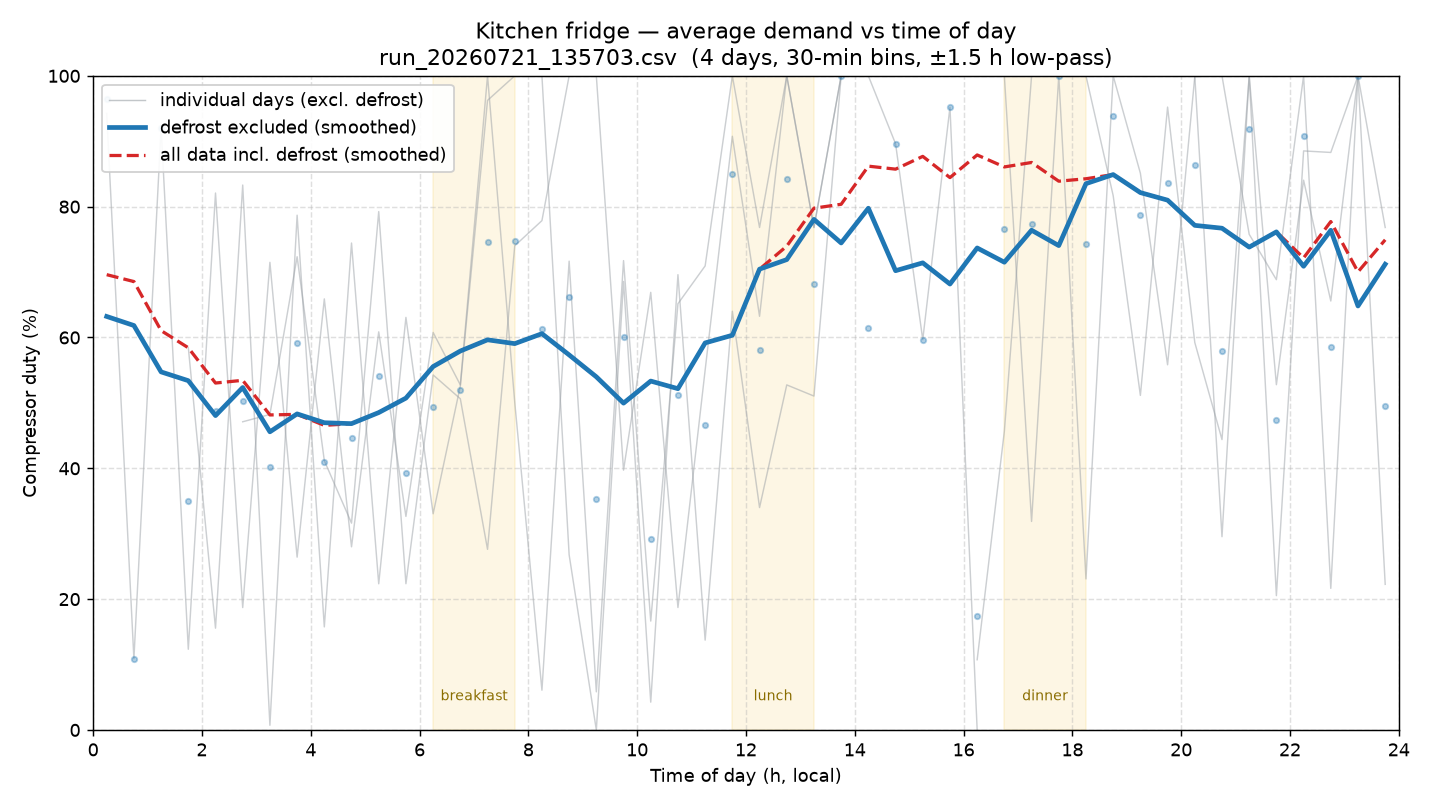

Recreate this plot in Python.
#!/usr/bin/env python3
"""
demand_profile.py -- average compressor demand (duty) vs TIME OF DAY.

Bins a dual_logger capture by time-of-day and plots the diurnal demand curve:
  - raw (all data) vs DEFROST-EXCLUDED (defrost + ~2 h recovery removed, since
    defrost is run-hours-based and lands at different clock times each day).
  - a low-pass (circular moving-average) smooth over both.
  - each calendar day drawn faintly, so a one-off event (e.g. a grocery restock,
    any time breakfast..dinner) shows as an outlier day, not hidden in the mean.

Usage: python3 demand_profile.py ../data/run_20260721_135703.csv
"""
import csv, sys
import numpy as np
import matplotlib
matplotlib.use("Agg")
import matplotlib.pyplot as plt

path = sys.argv[1] if len(sys.argv) > 1 else "../data/run_20260721_135703.csv"

ACTIVE      = 0.30      # compressor "on" threshold (A)
DEFROST     = 1.60      # defrost-heater band (A); above compressor max (~1.5 A recovery)
DEFROST_MIN = 300.0     # min seconds of >=DEFROST to count as a defrost event
RECOVERY_S  = 2*3600.0  # exclude this long AFTER defrost end (the recovery run)
BINW        = 0.5       # bin width (h) -- 30 min, finer than the 1 h ceiling
SMOOTH_BINS = 3         # +/- bins for the low-pass (3 -> +/-1.5 h window)

# ---- load (positional csv, slice iso for LOCAL time-of-day) ----
t, a, tod, day = [], [], [], []
with open(path) as f:
    r = csv.reader(f); next(r)
    for row in r:
        c = row[2]
        if not c:
            continue
        try:
            tt, aa = float(row[0]), float(c)
        except ValueError:
            continue
        iso = row[1]                       # 2026-07-21T13:59:18.253 (local)
        t.append(tt); a.append(aa)
        tod.append(int(iso[11:13]) + int(iso[14:16])/60.0 + int(iso[17:19])/3600.0)
        day.append(iso[5:10])
t = np.array(t); a = np.array(a); tod = np.array(tod); day = np.array(day)
active = a >= ACTIVE

# ---- mark defrost + recovery windows ----
excl = np.zeros(len(t), bool)
hi = a >= DEFROST
i, n, events = 0, len(a), []
while i < n:
    if hi[i]:
        j = i
        while j < n and hi[j]:
            j += 1
        if t[j-1] - t[i] >= DEFROST_MIN:
            events.append((t[i], t[j-1]))
        i = j
    else:
        i += 1
for s, e in events:
    excl |= (t >= s) & (t <= e + RECOVERY_S)

# ---- duty by 30-min bin over a chosen sample set ----
nb = int(round(24/BINW))
centers = (np.arange(nb) + 0.5) * BINW
idx = np.minimum((tod / BINW).astype(int), nb-1)

def duty(mask):
    out = np.full(nb, np.nan)
    for b in range(nb):
        sel = (idx == b) & mask
        tot = sel.sum()
        if tot > 0:
            out[b] = 100.0 * (active & sel).sum() / tot
    return out

def smooth(y, k):
    yy = np.where(np.isnan(y), np.nanmean(y), y)      # fill gaps for the filter
    ext = np.concatenate([yy[-k:], yy, yy[:k]])       # circular (wrap midnight)
    ker = np.ones(2*k+1)/(2*k+1)
    return np.convolve(ext, ker, "same")[k:-k]

raw = duty(np.ones(len(t), bool))
nod = duty(~excl)
raw_s, nod_s = smooth(raw, SMOOTH_BINS), smooth(nod, SMOOTH_BINS)

# ---- plot ----
fig, ax = plt.subplots(figsize=(11, 6.2))
for m in (7.0, 12.5, 17.5):                            # meal markers
    ax.axvspan(m-0.75, m+0.75, color="#f2c94c", alpha=0.15, zorder=0)

for d in sorted(set(day)):                             # faint per-day (defrost-excl)
    ax.plot(centers, duty((day == d) & ~excl), color="#9aa0a6",
            lw=0.8, alpha=0.5, zorder=1)
ax.plot([], [], color="#9aa0a6", lw=0.8, alpha=0.6, label="individual days (excl. defrost)")

ax.plot(centers, nod, "o", ms=3, color="#1f77b4", alpha=0.35, zorder=2)
ax.plot(centers, nod_s, color="#1f77b4", lw=2.6, zorder=4, label="defrost excluded (smoothed)")
ax.plot(centers, raw_s, color="#d62728", lw=1.8, ls="--", zorder=3,
        label="all data incl. defrost (smoothed)")

ax.set_xlim(0, 24); ax.set_ylim(0, 100)
ax.set_xticks(range(0, 25, 2))
ax.set_xlabel("Time of day (h, local)")
ax.set_ylabel("Compressor duty (%)")
ax.set_title("Kitchen fridge — average demand vs time of day\n"
             f"{path.split('/')[-1]}  ({len(set(day))} days, 30-min bins, ±1.5 h low-pass)")
ax.grid(True, ls="--", alpha=0.4)
for x, lbl in ((7.0, "breakfast"), (12.5, "lunch"), (17.5, "dinner")):
    ax.text(x, 4, lbl, ha="center", va="bottom", fontsize=8, color="#8a6d00")
ax.legend(loc="upper left", framealpha=0.9)
fig.tight_layout()
out = path.rsplit("/", 1)[0].replace("/data", "/analysis") + "/demand_profile.png"
out = "demand_profile.png" if "/" not in out else out
fig.savefig("demand_profile.png", dpi=130)
print(f"wrote demand_profile.png  ({len(events)} defrost events excluded)")
print("peak (excl-defrost):  %.0f%% at %04.1fh" % (np.nanmax(nod), centers[np.nanargmax(nod)]))
print("trough (excl-defrost): %.0f%% at %04.1fh" % (np.nanmin(nod), centers[np.nanargmin(nod)]))
